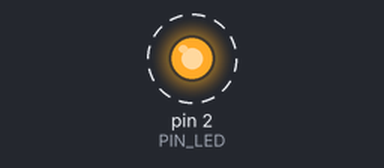
A sketch run on a simulated Arduino Uno, built with avr-gcc and run on an emulated ATmega328P. Parts: output pins drawn as LEDs (lit = HIGH). Dashed ring = blinking.

Above: at 0.2 s.
Timing chart, 0 to 3.0 s (numbered marks = the images above):
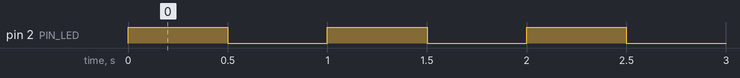

The sketch:

Clignotant.ino
```cpp
// La PIN 2 active la led bleue sur la carte
#define PIN_LED 2

void setup()
{
  pinMode(PIN_LED, OUTPUT);
  digitalWrite(PIN_LED, LOW);
}

void loop()
{
  digitalWrite(PIN_LED, HIGH);
  delay(500);
  digitalWrite(PIN_LED, LOW);
  delay(500);
}
```

Measured:
- by itself, pin 2 (PIN_LED): alternates HIGH for 0.50 s and LOW for 0.50 s
